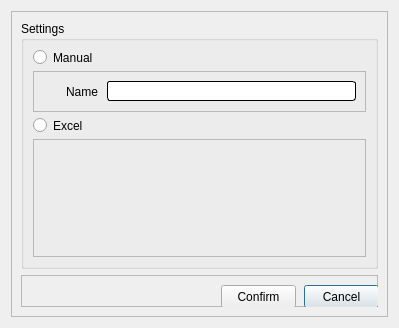
<?xml version="1.0" encoding="UTF-8"?>
<ui version="4.0">
 <class>Dialog</class>
 <widget class="QDialog" name="Dialog">
  <property name="geometry">
   <rect>
    <x>0</x>
    <y>0</y>
    <width>399</width>
    <height>328</height>
   </rect>
  </property>
  <property name="windowTitle">
   <string>Dialog</string>
  </property>
  <layout class="QHBoxLayout" name="horizontalLayout">
   <item>
    <widget class="QFrame" name="frame">
     <property name="frameShape">
      <enum>QFrame::StyledPanel</enum>
     </property>
     <property name="frameShadow">
      <enum>QFrame::Raised</enum>
     </property>
     <layout class="QVBoxLayout" name="verticalLayout">
      <item>
       <widget class="QGroupBox" name="groupBox">
        <property name="maximumSize">
         <size>
          <width>16777215</width>
          <height>16777215</height>
         </size>
        </property>
        <property name="styleSheet">
         <string notr="true">border-color: rgb(0, 0, 0);</string>
        </property>
        <property name="title">
         <string>Settings</string>
        </property>
        <layout class="QVBoxLayout" name="verticalLayout_2">
         <item>
          <widget class="QRadioButton" name="manual">
           <property name="text">
            <string>Manual</string>
           </property>
          </widget>
         </item>
         <item>
          <widget class="QFrame" name="frame_2">
           <property name="maximumSize">
            <size>
             <width>16777215</width>
             <height>41</height>
            </size>
           </property>
           <property name="styleSheet">
            <string notr="true">padding-left: 10px;</string>
           </property>
           <property name="frameShape">
            <enum>QFrame::StyledPanel</enum>
           </property>
           <property name="frameShadow">
            <enum>QFrame::Raised</enum>
           </property>
           <layout class="QHBoxLayout" name="horizontalLayout_2">
            <item>
             <widget class="QLabel" name="label">
              <property name="text">
               <string>Name</string>
              </property>
             </widget>
            </item>
            <item>
             <widget class="QLineEdit" name="newName">
              <property name="styleSheet">
               <string notr="true">QLineEdit{
	border: 1px solid #000;
	border-radius: 3px;
	font-size: 14px;
	padding: 0 3px;
}</string>
              </property>
             </widget>
            </item>
           </layout>
          </widget>
         </item>
         <item>
          <widget class="QRadioButton" name="excel">
           <property name="text">
            <string>Excel</string>
           </property>
          </widget>
         </item>
         <item>
          <widget class="QFrame" name="frame_3">
           <property name="frameShape">
            <enum>QFrame::StyledPanel</enum>
           </property>
           <property name="frameShadow">
            <enum>QFrame::Raised</enum>
           </property>
          </widget>
         </item>
        </layout>
       </widget>
      </item>
      <item>
       <widget class="QFrame" name="frame_4">
        <property name="maximumSize">
         <size>
          <width>16777215</width>
          <height>32</height>
         </size>
        </property>
        <property name="frameShape">
         <enum>QFrame::StyledPanel</enum>
        </property>
        <property name="frameShadow">
         <enum>QFrame::Raised</enum>
        </property>
        <widget class="QPushButton" name="cancel_btn">
         <property name="geometry">
          <rect>
           <x>283</x>
           <y>10</y>
           <width>75</width>
           <height>23</height>
          </rect>
         </property>
         <property name="text">
          <string>Cancel</string>
         </property>
        </widget>
        <widget class="QPushButton" name="confirm_btn">
         <property name="geometry">
          <rect>
           <x>200</x>
           <y>10</y>
           <width>75</width>
           <height>23</height>
          </rect>
         </property>
         <property name="text">
          <string>Confirm</string>
         </property>
        </widget>
       </widget>
      </item>
     </layout>
    </widget>
   </item>
  </layout>
 </widget>
 <resources/>
 <connections/>
</ui>
